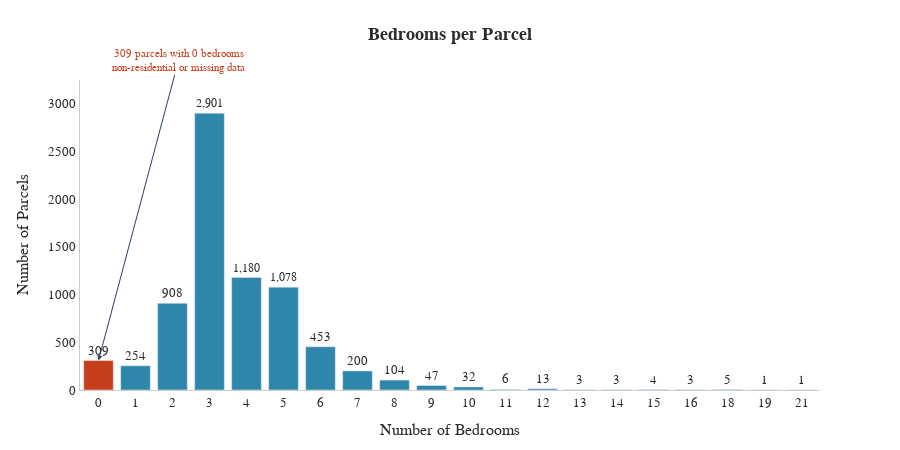

Here is the notebook cell this chart was saved with:
### Code cell
# bedroom_qty bar chart

bedroom_counts = (
    mpat_df["bedroom_qty"]
    .value_counts()
    .sort_index()
    .reset_index()
    .rename(columns={"bedroom_qty": "n_bedrooms", "count": "n"})
)

# Flag zeroes separately
colors = [
    COLORS["qual"][3] if v == 0 else COLORS["accent"]
    for v in bedroom_counts["n_bedrooms"]
]

fig = go.Figure(
    go.Bar(
        x=bedroom_counts["n_bedrooms"].astype(str),
        y=bedroom_counts["n"],
        marker_color=colors,
        text=bedroom_counts["n"].apply(lambda x: f"{x:,}"),
        textposition="outside",
    )
)

apply_theme(
    fig,
    title=dict(text="<b>Bedrooms per Parcel</b>", x=0.5, xanchor="center", font=dict(size=18)),
    xaxis_title="Number of Bedrooms",
    yaxis_title="Number of Parcels",
    height=450,
)

fig.update_layout(showlegend=False, margin=dict(l=80, r=80, t=80, b=60))
fig.update_xaxes(showgrid=False)
fig.update_yaxes(showgrid=False, range=[0, bedroom_counts["n"].max() * 1.12])

# Annotate the zero bar
fig.add_annotation(
    x="0",
    y=bedroom_counts.loc[bedroom_counts["n_bedrooms"] == 0, "n"].values[0],
    text="309 parcels with 0 bedrooms<br>non-residential or missing data",
    showarrow=True,
    arrowhead=2,
    ax=80,
    ay=-300,
    font=dict(size=11, color=COLORS["qual"][3]),
)

fig.show()

### Figure 1 — Plotly figure (JSON) as saved in the notebook; plotly's stock layout.template omitted (floating-point values rounded to 4 significant figures)
{"data": [{"marker": {"color": ["#C73E1D", "#2E86AB", "#2E86AB", "#2E86AB", "#2E86AB", "#2E86AB", "#2E86AB", "#2E86AB", "#2E86AB", "#2E86AB", "#2E86AB", "#2E86AB", "#2E86AB", "#2E86AB", "#2E86AB", "#2E86AB", "#2E86AB", "#2E86AB", "#2E86AB", "#2E86AB"]}, "text": ["309", "254", "908", "2,901", "1,180", "1,078", "453", "200", "104", "47", "32", "6", "13", "3", "3", "4", "3", "5", "1", "1"], "textposition": "outside", "type": "bar", "x": ["0", "1", "2", "3", "4", "5", "6", "7", "8", "9", "10", "11", "12", "13", "14", "15", "16", "18", "19", "21"], "y": [309, 254, 908, 2901, 1180, 1078, 453, 200, 104, 47, 32, 6, 13, 3, 3, 4, 3, 5, 1, 1]}], "layout": {"annotations": [{"arrowhead": 2, "ax": 80, "ay": -300, "font": {"color": "#C73E1D", "size": 11}, "showarrow": true, "text": "309 parcels with 0 bedrooms<br>non-residential or missing data", "x": "0", "y": 309}], "colorway": ["#2E86AB", "#A23B72", "#F18F01", "#C73E1D", "#3B1F2B", "#44BBA4", "#E94F37"], "font": {"color": "#2b2b2b", "family": "Arial, sans-serif", "size": 13}, "height": 450, "legend": {"bgcolor": "white", "bordercolor": "#cccccc", "borderwidth": 1}, "margin": {"b": 60, "l": 80, "r": 80, "t": 80}, "paper_bgcolor": "white", "plot_bgcolor": "white", "showlegend": false, "title": {"font": {"color": "#2b2b2b", "size": 18}, "text": "<b>Bedrooms per Parcel</b>", "x": 0.5, "xanchor": "center"}, "xaxis": {"gridcolor": "#ebebeb", "linecolor": "#cccccc", "showgrid": false, "title": {"text": "Number of Bedrooms"}, "zeroline": false}, "yaxis": {"gridcolor": "#ebebeb", "linecolor": "#cccccc", "range": [0, 3249.0], "showgrid": false, "title": {"text": "Number of Parcels"}, "zeroline": false}}}
